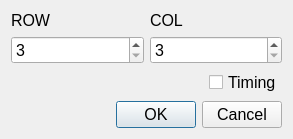
<?xml version="1.0" encoding="UTF-8"?>
<ui version="4.0">
 <class>MaskSizeDialog</class>
 <widget class="QDialog" name="MaskSizeDialog">
  <property name="geometry">
   <rect>
    <x>0</x>
    <y>0</y>
    <width>293</width>
    <height>131</height>
   </rect>
  </property>
  <property name="windowTitle">
   <string>Dialog</string>
  </property>
  <layout class="QGridLayout" name="gridLayout_2">
   <item row="0" column="0">
    <layout class="QGridLayout" name="gridLayout">
     <item row="0" column="0">
      <widget class="QLabel" name="rowLabel">
       <property name="font">
        <font>
         <pointsize>12</pointsize>
        </font>
       </property>
       <property name="text">
        <string>ROW</string>
       </property>
      </widget>
     </item>
     <item row="0" column="1">
      <widget class="QLabel" name="colLabel">
       <property name="font">
        <font>
         <pointsize>12</pointsize>
        </font>
       </property>
       <property name="text">
        <string>COL</string>
       </property>
      </widget>
     </item>
     <item row="1" column="0">
      <widget class="QSpinBox" name="rowSpinBox">
       <property name="font">
        <font>
         <pointsize>12</pointsize>
        </font>
       </property>
       <property name="minimum">
        <number>3</number>
       </property>
       <property name="singleStep">
        <number>2</number>
       </property>
      </widget>
     </item>
     <item row="1" column="1">
      <widget class="QSpinBox" name="colSpinBox">
       <property name="font">
        <font>
         <pointsize>12</pointsize>
        </font>
       </property>
       <property name="minimum">
        <number>3</number>
       </property>
       <property name="maximum">
        <number>99</number>
       </property>
       <property name="singleStep">
        <number>2</number>
       </property>
      </widget>
     </item>
    </layout>
   </item>
   <item row="1" column="0">
    <layout class="QHBoxLayout" name="horizontalLayout">
     <item>
      <spacer name="horizontalSpacer">
       <property name="orientation">
        <enum>Qt::Horizontal</enum>
       </property>
       <property name="sizeHint" stdset="0">
        <size>
         <width>40</width>
         <height>20</height>
        </size>
       </property>
      </spacer>
     </item>
     <item>
      <widget class="QCheckBox" name="timingCheckBox">
       <property name="font">
        <font>
         <pointsize>12</pointsize>
        </font>
       </property>
       <property name="layoutDirection">
        <enum>Qt::LeftToRight</enum>
       </property>
       <property name="text">
        <string>Timing</string>
       </property>
      </widget>
     </item>
    </layout>
   </item>
   <item row="2" column="0">
    <widget class="QDialogButtonBox" name="buttonBox">
     <property name="font">
      <font>
       <pointsize>12</pointsize>
      </font>
     </property>
     <property name="orientation">
      <enum>Qt::Horizontal</enum>
     </property>
     <property name="standardButtons">
      <set>QDialogButtonBox::Cancel|QDialogButtonBox::Ok</set>
     </property>
    </widget>
   </item>
  </layout>
 </widget>
 <resources/>
 <connections>
  <connection>
   <sender>buttonBox</sender>
   <signal>accepted()</signal>
   <receiver>MaskSizeDialog</receiver>
   <slot>accept()</slot>
   <hints>
    <hint type="sourcelabel">
     <x>248</x>
     <y>254</y>
    </hint>
    <hint type="destinationlabel">
     <x>157</x>
     <y>274</y>
    </hint>
   </hints>
  </connection>
  <connection>
   <sender>buttonBox</sender>
   <signal>rejected()</signal>
   <receiver>MaskSizeDialog</receiver>
   <slot>reject()</slot>
   <hints>
    <hint type="sourcelabel">
     <x>316</x>
     <y>260</y>
    </hint>
    <hint type="destinationlabel">
     <x>286</x>
     <y>274</y>
    </hint>
   </hints>
  </connection>
 </connections>
</ui>
